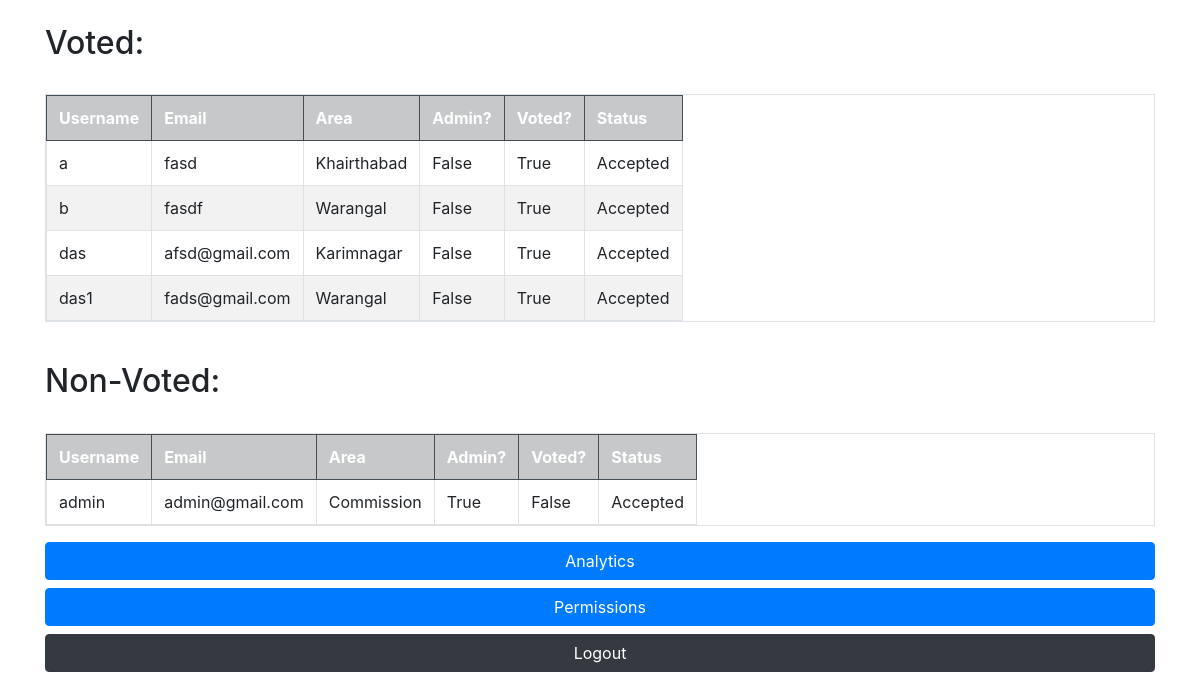
Page /segregation/ on the earlier database version.
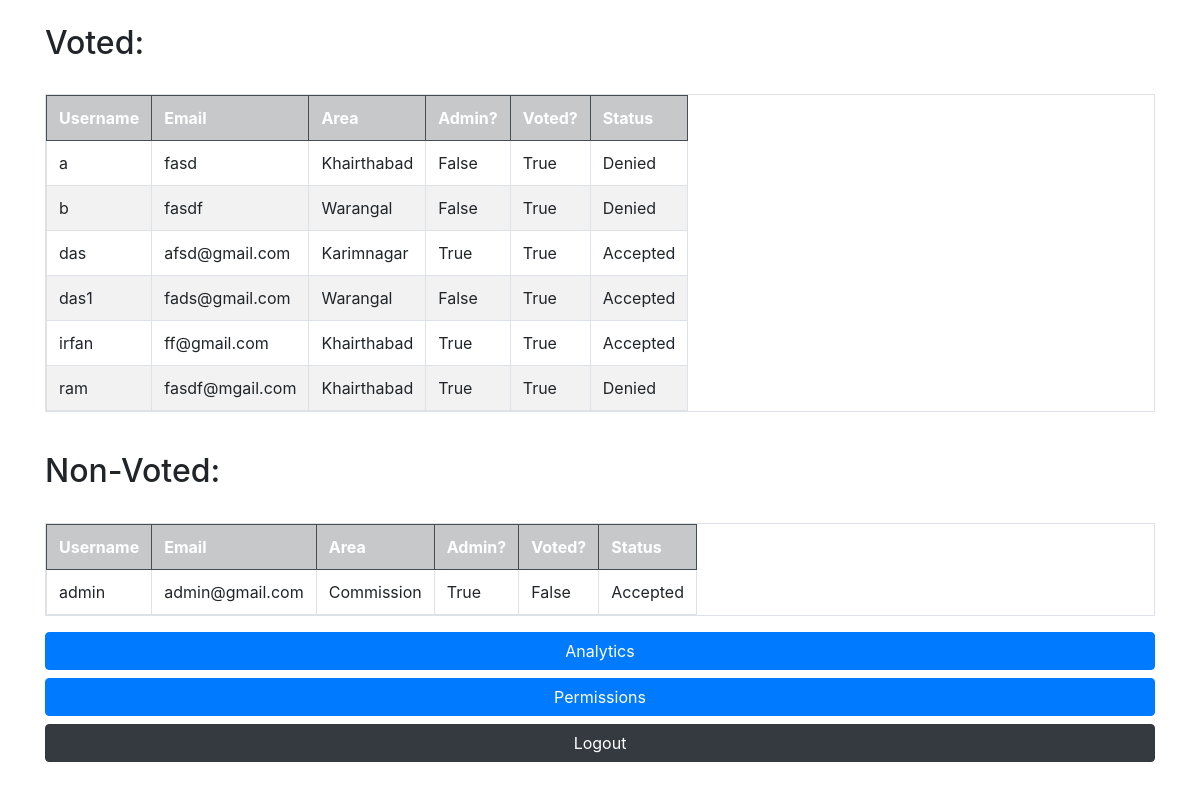
Same page on the later database version.
### voter/models.py (models this page shows, shortened)
class Voter(models.Model):
    PENDING = "Pending"
    ACCEPTED = "Accepted"
    DENIED = "Denied"
    STATUS_CHOICES = (
        (PENDING, "Pending"),(ACCEPTED, "Accepted"),(DENIED, "Denied")
    )
    user       = models.OneToOneField(User, on_delete=models.CASCADE)
    is_admin   = models.BooleanField(default=False)
    is_voted   = models.BooleanField(default=False)
    status     = models.CharField(max_length=10, default=PENDING, choices=STATUS_CHOICES)
    area       = models.ForeignKey(Area, on_delete=models.PROTECT)

class Area(models.Model):
    area = models.CharField(max_length=20)
    area_id = models.IntegerField()
    def __str__(self) -> str:
        return self.area

### voter/views.py (the view)
# urls.py: path('segregation/', views.admin_segregation, name="admin-segregation"),
def admin_segregation(request):
    voter = Voter.objects.select_related('user').all()
    context = {
        'voters': voter,
    }
    return render(request, 'admin-segregation.html', context)

### templates/admin-segregation.html (shortened to what this page needs)
{% include 'base.html' %}
<div class="container">
    <h2>Voted:</h2>
</div>
<center class="container">
    <table class="table table-striped table-hover table-bordered table-responsive">
        <tr class="table-dark">
          <th>Username</th>
          <th>Email</th>
          <th>Area</th>
          <th>Admin?</th>
          <th>Voted?</th>
          <th>Status</th>
        </tr>
        {% for voter in voters %}
            {% if voter.is_voted %}
            <tr>
                <td>{{voter.user.username}}</td>
                <td>{{voter.user.email}}</td>
                <td>{{voter.area}}</td>
                <td>
                    {{voter.is_admin}}
                </td>
                <td>{{voter.is_voted}}</td>
                <td>
                    {{voter.status}}
                </td>
            </tr>
            {% endif %}
        {% endfor %}
    </table>
</center>
<div class="container">
    <h2>Non-Voted:</h2>
</div>
<center class="container">
    <table class="table table-striped table-hover table-bordered table-responsive">
        <tr class="table-dark">
          <th>Username</th>
          <th>Email</th>
          <th>Area</th>
          <th>Admin?</th>
          <th>Voted?</th>
          <th>Status</th>
        </tr>
        {% for voter in voters %}
            {% if voter.is_voted == False %}
            <tr>
                <td>{{voter.user.username}}</td>
                <td>{{voter.user.email}}</td>
                <td>{{voter.area}}</td>
                <td>
                    {{voter.is_admin}}
                </td>
                <td>{{voter.is_voted}}</td>
                <td>
                    {{voter.status}}
                </td>
            </tr>
            {% endif %}
        {% endfor %}
    </table>
</center>
<div class="container">
    <a href="{% url 'admin-analytics' %}" class="btn btn-primary btn-block">Analytics</a>
    <a href="{% url 'admin-permissions' %}" class="btn btn-primary btn-block">Permissions</a>
    <a href="{% url 'logoutt' %}" class="btn btn-block btn-dark">Logout</a>
</div>

Differences in the rows shown:
changed Voter "fasd": status "Accepted" → "Denied"
changed Voter "fasdf": status "Accepted" → "Denied"
changed Voter "das": is_admin "False" → "True"
added Voter: user.username "irfan", user.email "ff@gmail.com", area "Khairthabad", is_admin "True", is_voted "True", status "Accepted", shown under "Voted:"
added Voter: user.username "ram", user.email "fasdf@mgail.com", area "Khairthabad", is_admin "True", is_voted "True", status "Denied", shown under "Voted:"
